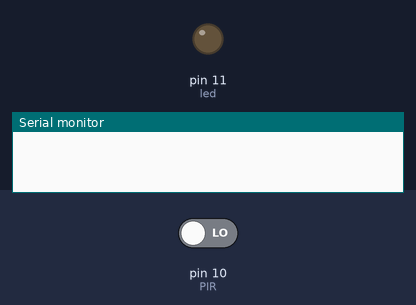
A sketch run on a simulated Arduino Uno, built with avr-gcc and run on an emulated ATmega328P. Shown: output pins drawn as LEDs (lit = HIGH), the last lines printed to the serial monitor. Inputs (shaded band) come from the test bench; at power-on: pin 10 (PIR) LOW.

Above: at 1.8 s.
1.9 s: pin 10 (PIR) driven HIGH
At 2.8 s:
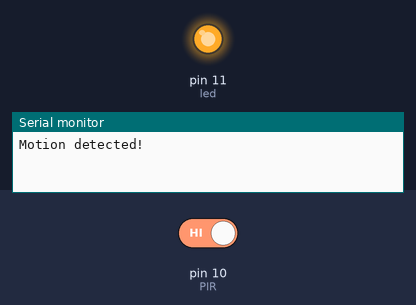
3.5 s: pin 10 (PIR) driven LOW
At 4.0 s:
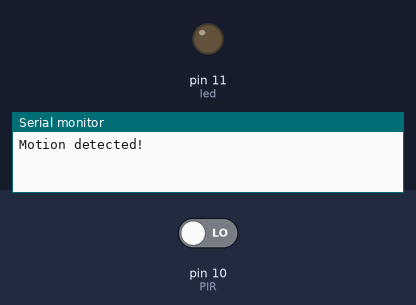
Timing chart, 0 to 6.5 s (numbered marks = the images above; inputs shaded):
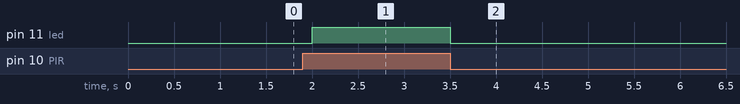

The sketch:

PIR_led.ino
```cpp
int led = 11;
int PIR = 10;
int state = LOW;             // by default, no motion detected
int val = 0;

void setup() {
  // put your setup code here, to run once:
  pinMode(led, OUTPUT);
  pinMode(PIR, INPUT);
  Serial.begin(9600);
}

void loop() {

  val = digitalRead(PIR);   // read sensor value

  if (val == HIGH) {           // check if the sensor is HIGH
    digitalWrite(led, HIGH);   // turn LED ON
    delay(500);                // delay 100 milliseconds

    if (state == LOW) {
      Serial.println("Motion detected!");
      state = HIGH;       // update variable state to HIGH
    }
  }
  else {
      digitalWrite(led, LOW); // turn LED OFF
      delay(500);             // delay 200 milliseconds

      if (state == HIGH){
        Serial.println("Motion stopped!");
        state = LOW;       // update variable state to LOW
    }
  }
}
```

Measured:
- after the input at 1.9 s, pin 11 (led): LOW → HIGH after 0.10 s
- after the input at 3.5 s, pin 11 (led): HIGH → LOW at once
